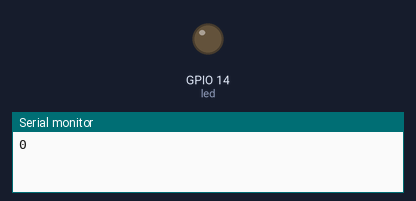
Simulated run of this sketch. Board: ESP32. On the bench: output pins drawn as LEDs (lit = HIGH), the last lines printed to the serial monitor.

Above: at 0.05 s.
At 4.65 s:
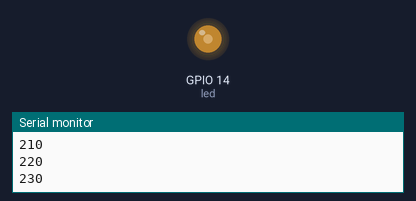
At 9.35 s:
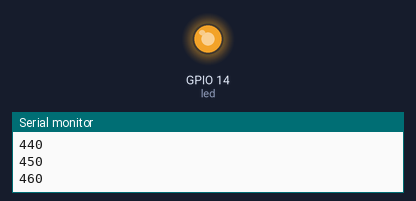
At 18.75 s:
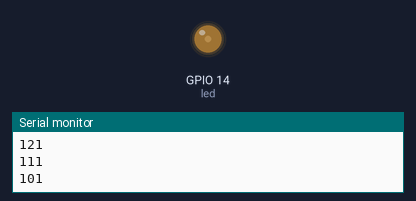
Timing chart, 0 to 27.0 s (numbered marks = the images above):
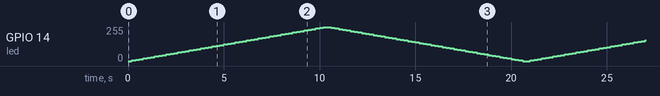

The sketch:

PWM.ino
```cpp
int led=14;//pin de salida
int fre=1000;//fecuencia
int res=9;//resolucion bits
int canal=0;//canal de comunicacion

void setup() {
  Serial.begin(115200);
  pinMode(led,OUTPUT);
  ledcSetup(canal,fre,res);//inizialzar parametros
  ledcAttachPin(led, canal);//inizializar canal
}

void loop() {
  for(int i=0;i<511;i+=10){
    ledcWrite(canal, i);
    Serial.println(i);
    delay(200);
  }
   for(int i=511;i>0;i-=10){
    ledcWrite(canal, i);
    Serial.println(i);
     delay(200);
  }
}
```
